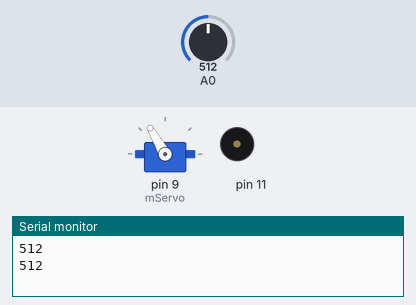
Bench run of a sketch on a simulated Arduino Uno, built with avr-gcc and run on an emulated ATmega328P. On the bench: servo, buzzer (waves = sounding), the last lines printed to the serial monitor. The test bench sets the inputs (shaded band); at power-on: A0 = 512. Random numbers use the default seed unless the sketch sets one.

Above: at 1.6 s.
1.7 s: A0 set to 716
At 4.0 s:
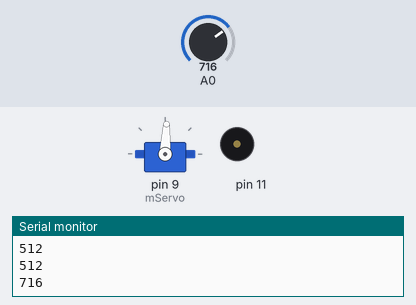
At 6.1 s:
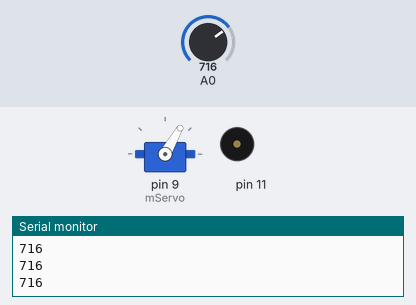
Timing chart, 0 to 15.9 s (numbered marks = the images above; inputs shaded):
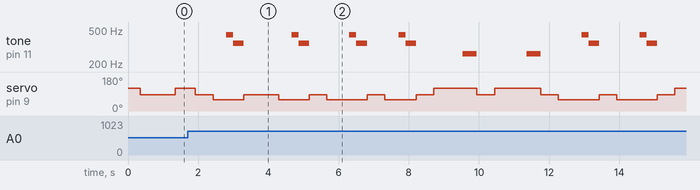

The sketch:

sketch_may24b.ino
```cpp
#include <Servo.h>
Servo mServo;

void setup() {
  mServo.attach(9);
  mServo.write(87);
  Serial.begin(9600);
}

void loop() {
  int pos;
  int wait_t;
  int val;

  pos = random(1, 4);
  wait_t = random(300, 1000);
  val = analogRead(0);

  if (pos == 1) {
    mServo.write(60);
    delay(wait_t);
    if (512 < val){
     tone(11,440);
     delay(200);
     tone(11,349);
     delay(300);
     noTone(11);
    }
    else if(val<512){
      tone(11,262);
      delay(200);
      noTone(11);
      tone(11,262);
      delay(300);
      noTone(11);
    }

}
else if (pos == 2) {
  mServo.write(120);
  delay(wait_t);
  if (val < 512){
    tone(11, 440);
    delay(200);
    tone(11,349);
    delay(300);
    noTone(11);
  }
  else if(512<val){
   tone(11,262);
   delay(200);
   noTone(11);
   tone(11,262);
   delay(200);
   noTone(11);
   }

 }

mServo.write(87);
delay(500);
Serial.println(val);

if(millis()>60000){
  tone(11,330);
  delay(1000);
  noTone(11);
  while(1);
  }
}
```

Measured:
- after the input at 1.7 s, tone on pin 11: plays 440 Hz for 0.20 s, 349 Hz for 0.30 s, 440 Hz for 0.20 s, 349 Hz for 0.30 s, 440 Hz for 0.20 s, 349 Hz for 0.30 s … (14 notes in this stretch), starting after 1.1 s
